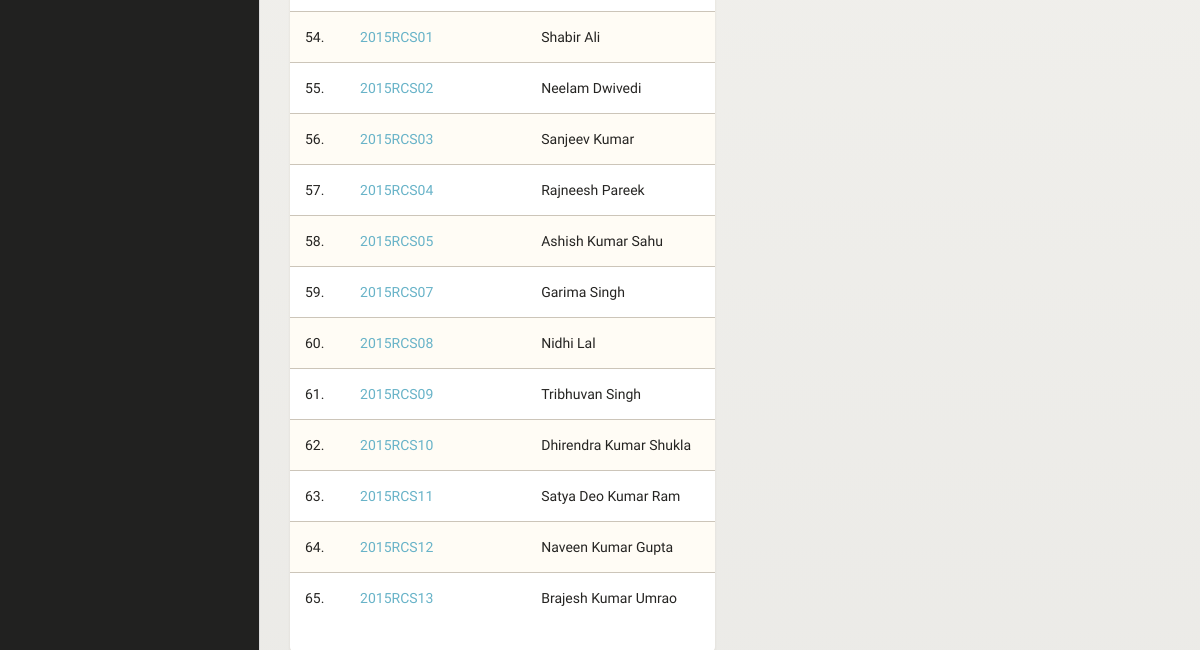
The page /studentList.php (signed in, lower part) on the database as committed earlier.
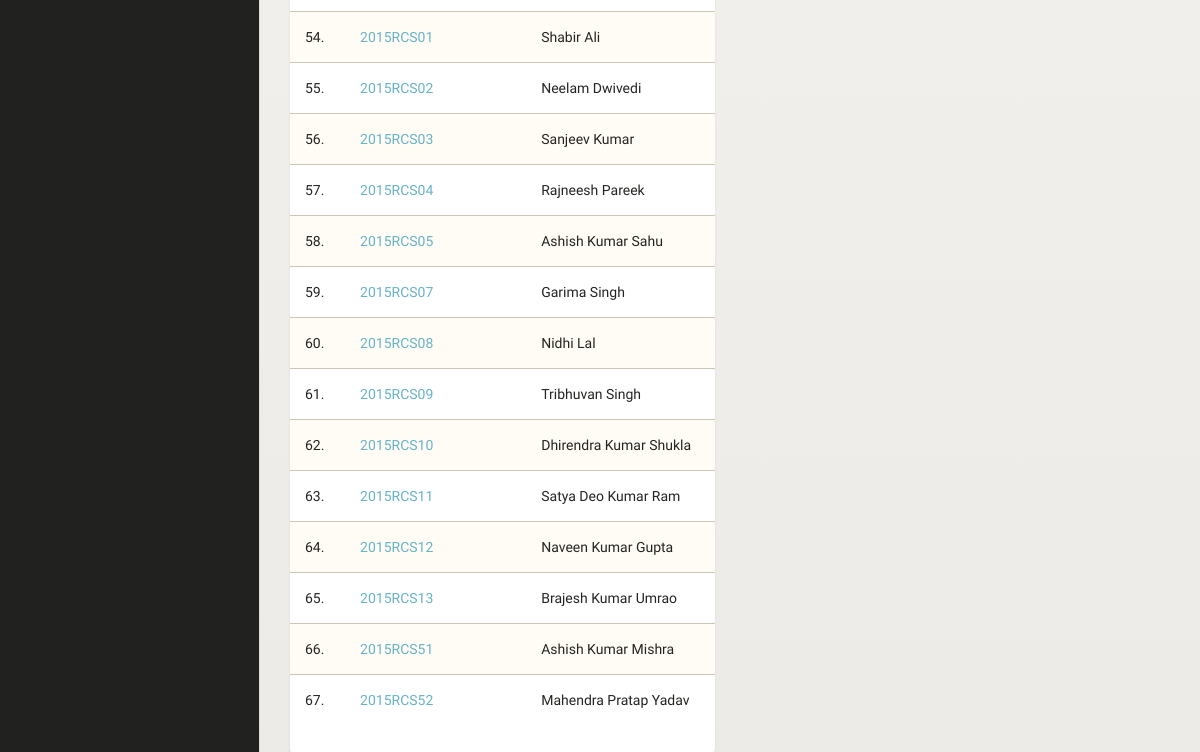
The same page on the database as committed later.
### tables this page shows
CREATE TABLE IF NOT EXISTS `studentmaster` (
  `reg_no` varchar(10) NOT NULL,
  `password` varchar(50) NOT NULL,
  `photo_path` varchar(50) NOT NULL,
  `category` varchar(10) NOT NULL,
  `program` varchar(20) NOT NULL,
  `name` varchar(50) NOT NULL,
  `father_name` varchar(50) NOT NULL,
  `address` varchar(100) NOT NULL,
  `contact_no` decimal(15,0) NOT NULL,
  `mail_id` varchar(30) NOT NULL,
  `hostel` varchar(50) NOT NULL,
  `gender` varchar(20) NOT NULL,
  `highest_qualification` varchar(100) NOT NULL,
  `nationality` varchar(25) NOT NULL,
  `admission_category_code` varchar(10) NOT NULL,
  `stipendiary` tinyint(1) NOT NULL,
  `program_type` varchar(25) NOT NULL,
  `program_category` varchar(25) NOT NULL,
  PRIMARY KEY (`reg_no`)
);

### studentList.php (the view, shortened to what this page needs)
<?php
	include("./includes/preProcess.php");
    $form_no = $_GET['form'];
?>
<!doctype html>
<html lang="en">
<head>
	<link href="assets/css/bootstrap.min.css" rel="stylesheet" />
	<link href="assets/css/animate.min.css" rel="stylesheet"/>
	<link href="assets/css/paper-dashboard.css" rel="stylesheet"/>
	<link href="http://maxcdn.bootstrapcdn.com/font-awesome/latest/css/font-awesome.min.css" rel="stylesheet">
	<link href="assets/css/themify-icons.css" rel="stylesheet">
	<link href="./css/myCss.css" rel="stylesheet">
	<link href="assets/css/datepicker.css" rel="stylesheet" />
</head>
<body>
<div class="wrapper">
	<div class="sidebar" data-background-color="black" data-active-color="warning">
		<div class="sidebar-wrapper">
		</div>
	</div>
	<div class="main-panel">
			<div class="content">
				<div class="container-fluid">
					<div class="row">
						<div class="col-md-6">
						<div class="card">
                           <div class="content table-responsive table-full-width">
                               <table class="table table-striped">
                                   <tbody>
                                       <?php
                                           $query = "SELECT * FROM studentmaster";
                                           $allStudents = mysqli_query($connection, $query);
                                           $counter = 0;
                                           while( $thisStudent = mysqli_fetch_array($allStudents) )
                                           {
                                               $counter = $counter + 1;
                                       ?>
                                               <tr>
                                               	<td>
                                               		<?php echo $counter."."; ?>
                                               	</td>
                                                   <td>
                                                       <a href="./applyDP<?php echo $form_no ?>.php?student_reg_no=<?php echo $thisStudent['reg_no'] ?>">
                                                       <?php echo $thisStudent['reg_no'] ?>
                                                       </a>
                                                   </td>
                                                   <td>
                                                       <?php echo $thisStudent['name'] ?>
                                                   </td>
                                               </tr>
                                       <?php
                                           }
                                       ?>
                                   </tbody>
                               </table>
                           </div>
                       </div>
</div>
</div>
</div>
</div>
</div>
</body>
</html>

Rows that differ between the two databases and show on the page:
added studentmaster: reg_no "2015RCS51", name "Ashish Kumar Mishra"
added studentmaster: reg_no "2015RCS52", name "Mahendra Pratap Yadav"
